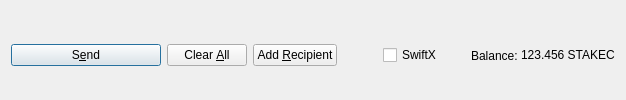
         <widget class="QFrame" name="frame_Send">
          <layout class="QHBoxLayout" name="horizontalLayout">
           <property name="bottomMargin">
            <number>0</number>
           </property>
           <item>
            <widget class="QPushButton" name="sendButton">
             <property name="minimumSize">
              <size>
               <width>150</width>
               <height>0</height>
              </size>
             </property>
             <property name="toolTip">
              <string>Confirm the send action</string>
             </property>
             <property name="text">
              <string>S&amp;end</string>
             </property>
             <property name="icon">
              <iconset resource="../StakeCenterCash.qrc">
               <normaloff>:/icons/send</normaloff>:/icons/send</iconset>
             </property>
             <property name="autoDefault">
              <bool>false</bool>
             </property>
             <property name="default">
              <bool>true</bool>
             </property>
            </widget>
           </item>
           <item>
            <widget class="QPushButton" name="clearButton">
             <property name="sizePolicy">
              <sizepolicy hsizetype="Minimum" vsizetype="Fixed">
               <horstretch>0</horstretch>
               <verstretch>0</verstretch>
              </sizepolicy>
             </property>
             <property name="toolTip">
              <string>Clear all fields of the form.</string>
             </property>
             <property name="text">
              <string>Clear &amp;All</string>
             </property>
             <property name="icon">
              <iconset resource="../StakeCenterCash.qrc">
               <normaloff>:/icons/remove</normaloff>:/icons/remove</iconset>
             </property>
             <property name="autoDefault">
              <bool>false</bool>
             </property>
            </widget>
           </item>
           <item>
            <widget class="QPushButton" name="addButton">
             <property name="toolTip">
              <string>Send to multiple recipients at once</string>
             </property>
             <property name="text">
              <string>Add &amp;Recipient</string>
             </property>
             <property name="icon">
              <iconset resource="../StakeCenterCash.qrc">
               <normaloff>:/icons/add</normaloff>:/icons/add</iconset>
             </property>
             <property name="autoDefault">
              <bool>false</bool>
             </property>
            </widget>
           </item>
           <item>
            <spacer name="horizontalSpacer">
             <property name="orientation">
              <enum>Qt::Horizontal</enum>
             </property>
             <property name="sizeHint" stdset="0">
              <size>
               <width>40</width>
               <height>20</height>
              </size>
             </property>
            </spacer>
           </item>
           <item>
            <layout class="QHBoxLayout" name="horizontalLayout_2">
             <property name="spacing">
              <number>3</number>
             </property>
             <item>
              <widget class="QCheckBox" name="checkSwiftX">
               <property name="enabled">
                <bool>true</bool>
               </property>
               <property name="minimumSize">
                <size>
                 <width>85</width>
                 <height>0</height>
                </size>
               </property>
               <property name="text">
                <string>SwiftX</string>
               </property>
              </widget>
             </item>
             <item>
              <widget class="QLabel" name="label">
               <property name="text">
                <string>Balance:</string>
               </property>
              </widget>
             </item>
             <item>
              <widget class="QLabel" name="labelBalance">
               <property name="sizePolicy">
                <sizepolicy hsizetype="Preferred" vsizetype="Fixed">
                 <horstretch>0</horstretch>
                 <verstretch>0</verstretch>
                </sizepolicy>
               </property>
               <property name="cursor">
                <cursorShape>IBeamCursor</cursorShape>
               </property>
               <property name="text">
                <string notr="true">123.456 STAKEC</string>
               </property>
               <property name="textInteractionFlags">
                <set>Qt::LinksAccessibleByMouse|Qt::TextSelectableByKeyboard|Qt::TextSelectableByMouse</set>
               </property>
              </widget>
             </item>
            </layout>
           </item>
          </layout>
         </widget>
